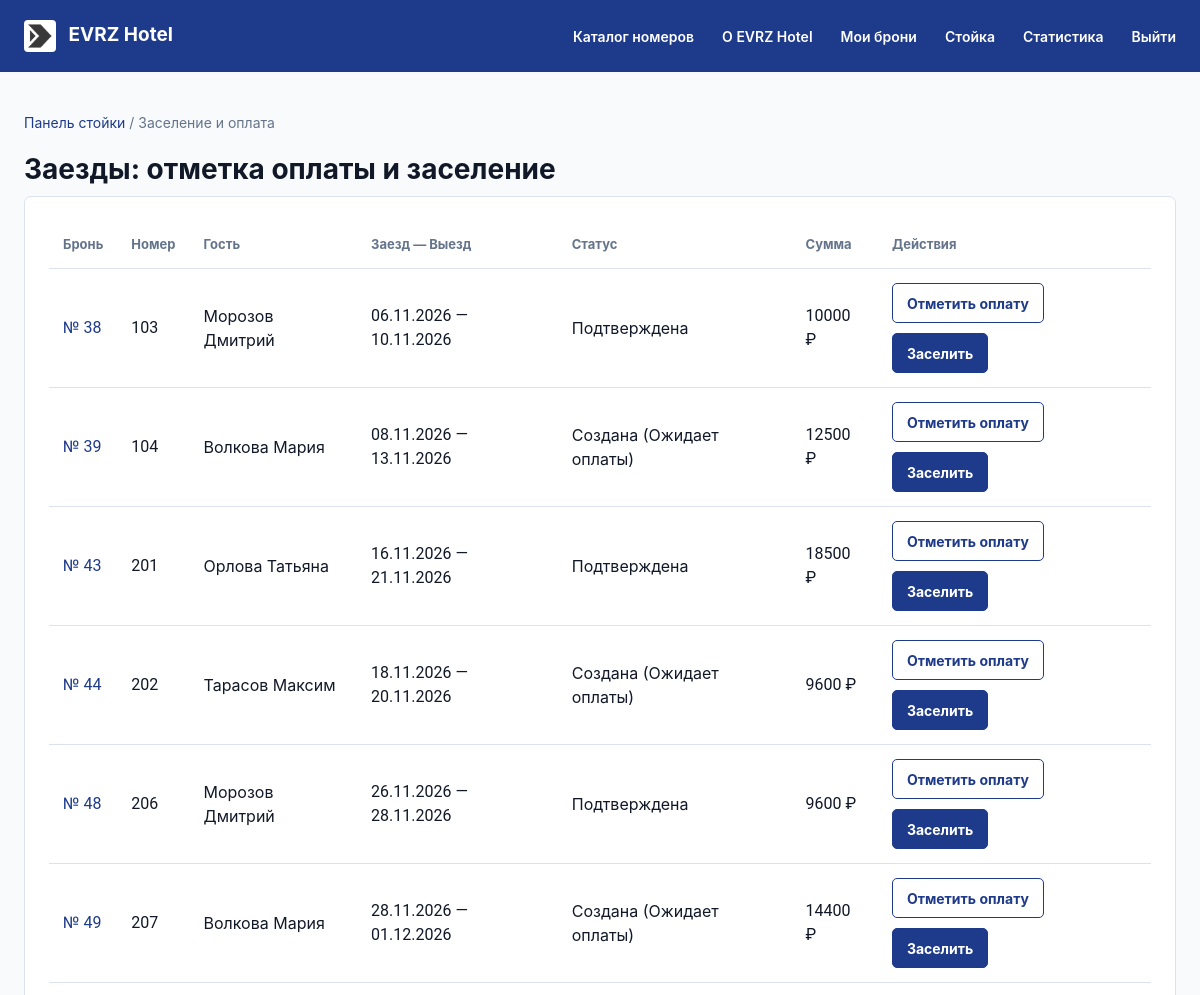
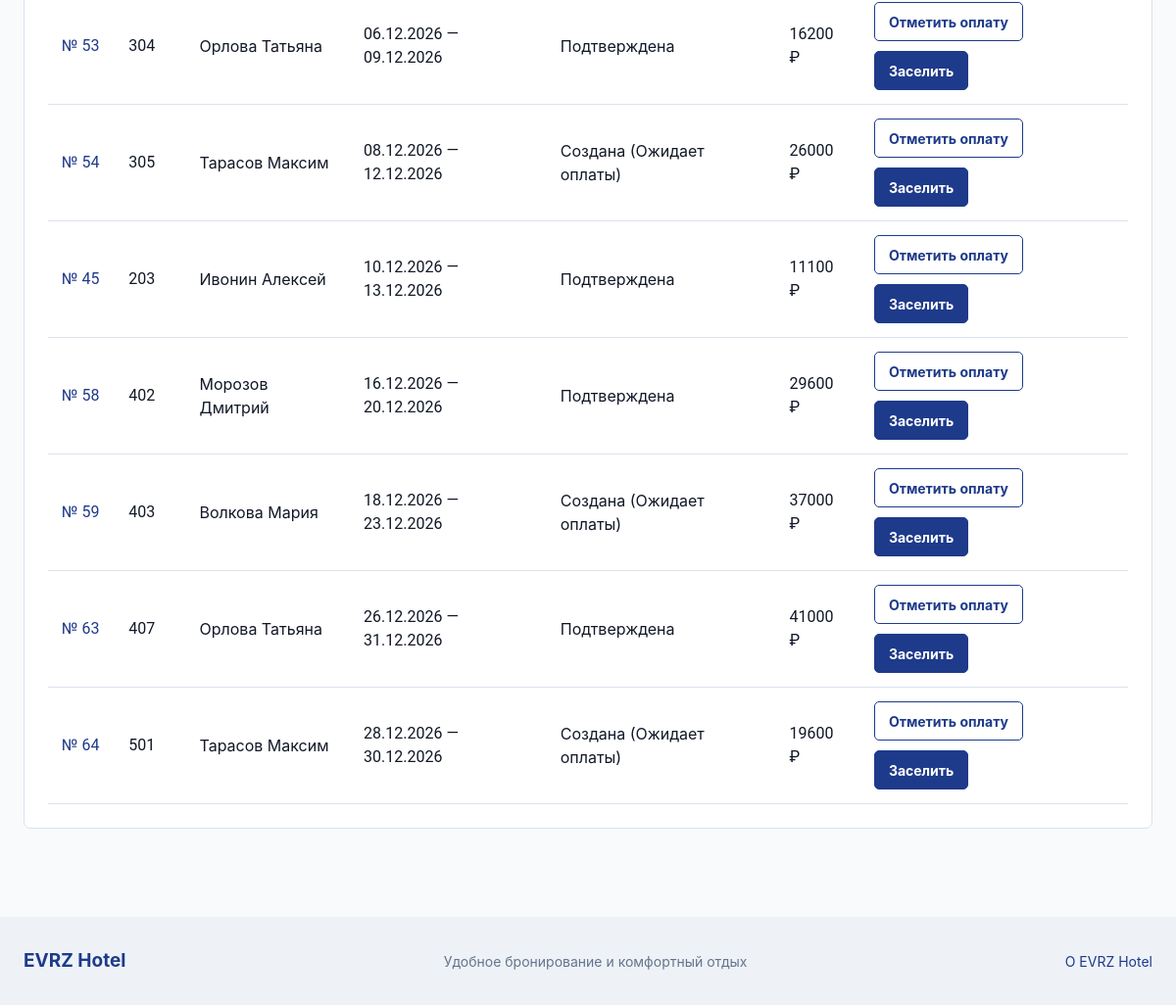
Before: /staff/checkin/ (signed in) with the older database file (2 pictures, top to bottom).
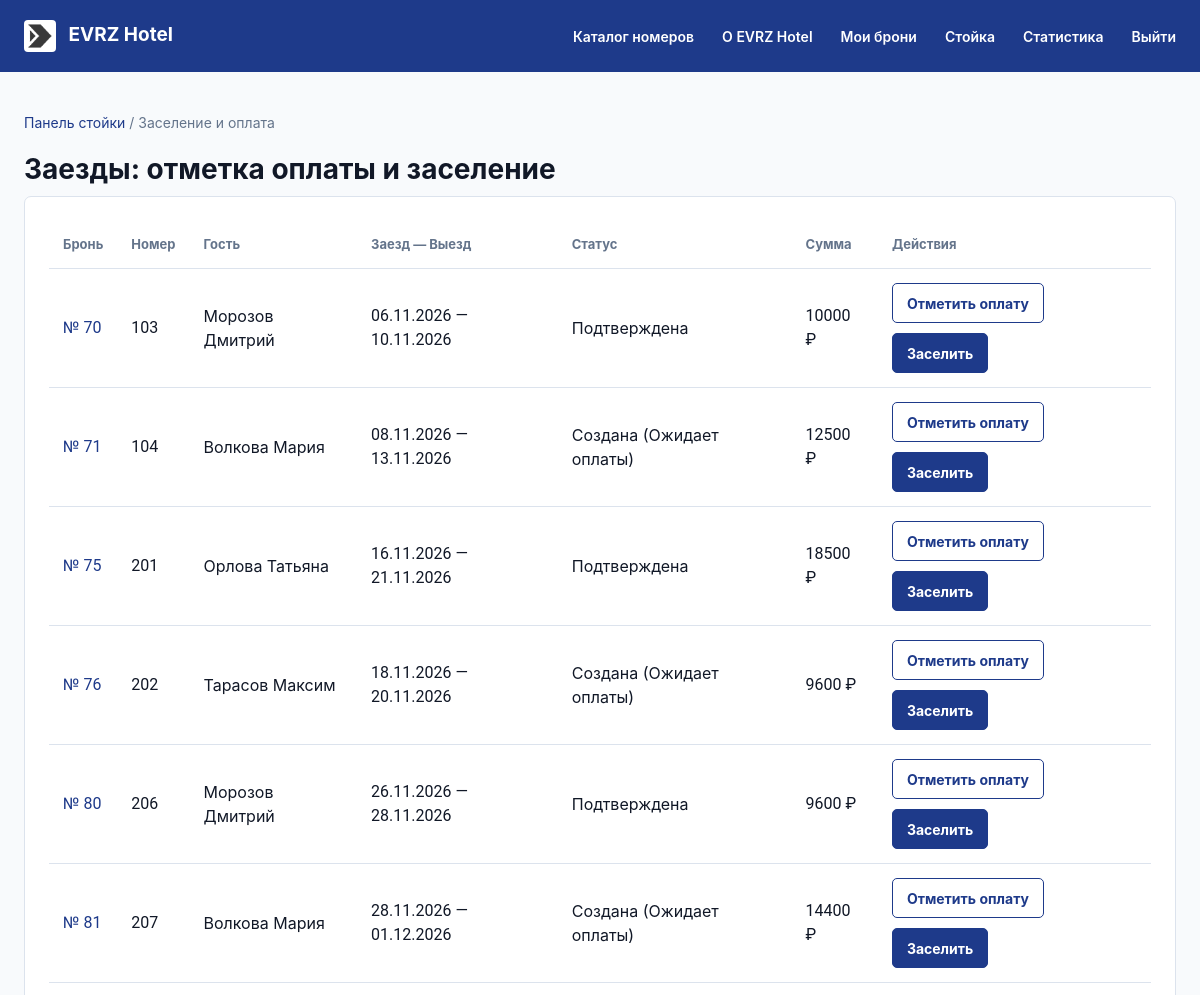
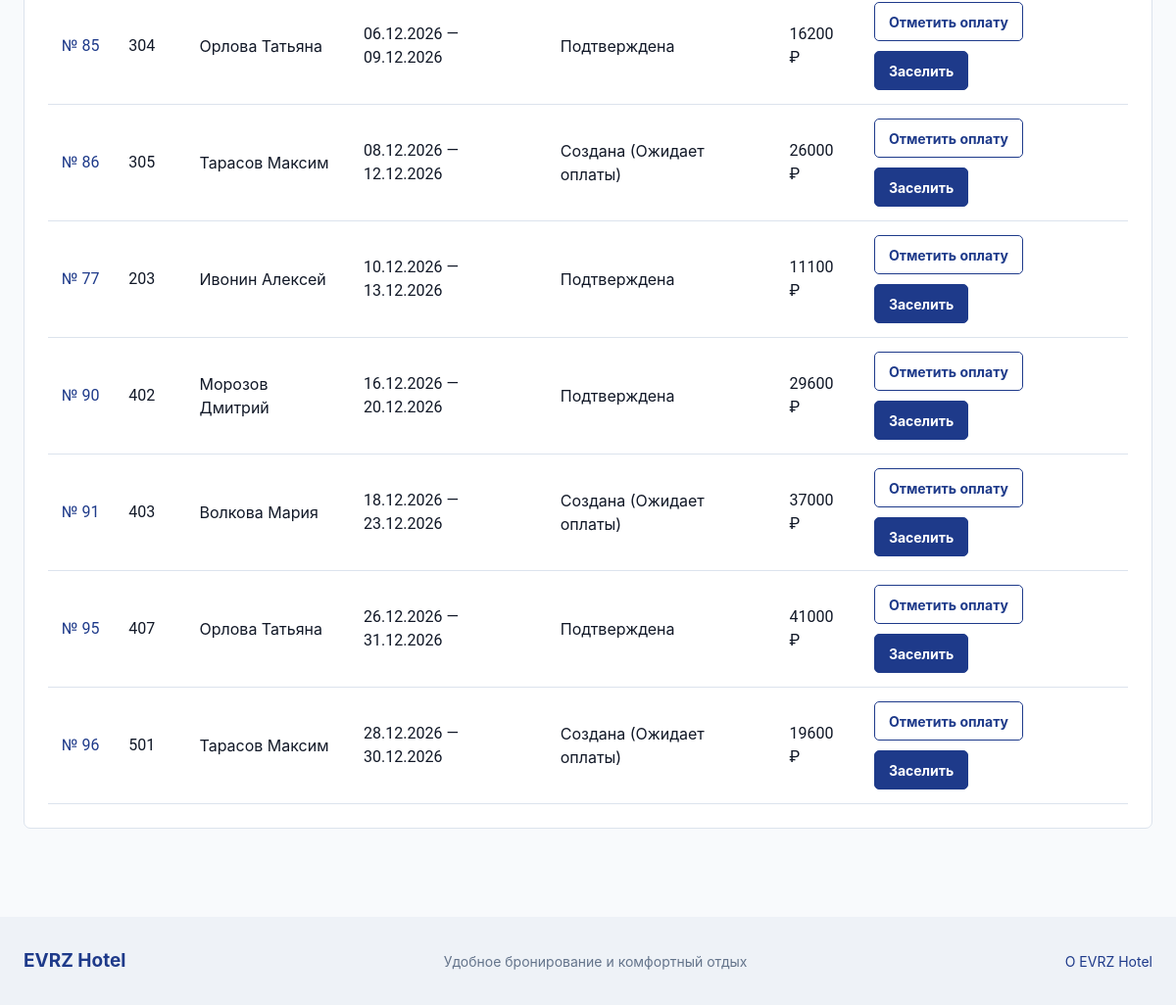
After: the same page with the newer database file (2 pictures, top to bottom).
### hotel/models.py (models this page shows, shortened)
class Booking(models.Model):
    contact_name = models.CharField(max_length=150, blank=True, verbose_name="Имя контактного лица")
    contact_phone = models.CharField(max_length=20, blank=True, verbose_name="Контактный телефон")
    contact_email = models.EmailField(blank=True, verbose_name="Электронная почта")
    STATUS_CHOICES = [
        ("new", "Создана (Ожидает оплаты)"),
        ("confirmed", "Подтверждена"),
        ("checked_in", "Заселен"),
        ("checked_out", "Выехал (Завершена)"),
        ("cancelled", "Отменена"),
    ]
    user = models.ForeignKey(User, on_delete=models.CASCADE, related_name='bookings', verbose_name='Клиент')
    room = models.ForeignKey(Room, on_delete=models.PROTECT, related_name='bookings', verbose_name='Номер')
    check_in_date = models.DateField(verbose_name='Дата заезда')
    check_out_date = models.DateField(verbose_name='Дата выезда')
    nights_count = models.PositiveSmallIntegerField(
        default=1,
        validators=[MinValueValidator(1)],
        verbose_name="Количество ночей"
    )
    total_price = models.DecimalField(
        max_digits=10,
        decimal_places=2,
        validators=[MinValueValidator(0)],
        verbose_name="Итоговая стоимость (руб.)"
    )
    status = models.CharField(max_length=20, choices=STATUS_CHOICES, default='new', verbose_name='Статус бронирования')
    comment = models.TextField(blank=True, verbose_name='Пожелания клиента')
    created_at = models.DateTimeField(auto_now_add=True, verbose_name='Дата и время создания')
    class Meta:
        verbose_name = "Бронирование"
        verbose_name_plural = "Бронирования"
        ordering = ["-created_at"]
        constraints = [
            models.CheckConstraint(
                check=Q(check_out_date__gt=F("check_in_date")),
                name="booking_check_out_after_check_in"
            ),
            models.CheckConstraint(check=Q(nights_count__gte=1), name='booking_nights_min_1'),
        ]

class Room(models.Model):
    room_number = models.CharField(max_length=10, unique=True, verbose_name='Номер комнаты')
    room_type = models.ForeignKey(RoomType, on_delete=models.PROTECT, related_name='rooms', verbose_name='Тип номера')
    floor = models.PositiveSmallIntegerField(
        default=1,
        validators=[MinValueValidator(1), MaxValueValidator(30)],
        verbose_name="Этаж"
    )
    amenities = models.ManyToManyField(
        Amenity,
        through="RoomAmenity",
        related_name="rooms",
        blank=True,
        verbose_name="Удобства в номере"
    )
    image = models.ImageField(upload_to='rooms_photos/', blank=True, null=True, verbose_name='Фотография номера')
    is_active = models.BooleanField(default=True, verbose_name='Доступен для бронирования')
    description = models.TextField(blank=True, verbose_name='Особенности номера')
    class Meta:
        verbose_name = "Номер"
        verbose_name_plural = "Номера"
        ordering = ["floor", "room_number"]
        constraints = [
            models.CheckConstraint(check=Q(floor__gte=1), name='room_floor_min_1'),
        ]

### hotel/views.py (the view, shortened to what this page needs)
# urls.py: path('staff/checkin/', views.staff_checkin, name='staff_checkin'),
@reception_required
def staff_checkin(request):
    arrivals = Booking.objects.filter(
        status__in=('new', 'confirmed')
    ).select_related('room__room_type', 'user').prefetch_related('payments').order_by('check_in_date')
    return TemplateResponse(request, 'staff_checkin.html', {'arrivals': arrivals})

### hotel/views.py (called while the page is built, shortened)
def reception_required(view_func):
    @wraps(view_func)
    @login_required
    def _wrapped(request, *args, **kwargs):
        return view_func(request, *args, **kwargs)
    return _wrapped

### hotel/templates/staff_checkin.html (shortened to what this page needs)
{% extends 'base.html' %}
{% block content %}
  <p class="breadcrumbs"><a href="{% url 'staff_bookings' %}">Панель стойки</a> / Заселение и оплата</p>
  <h1>Заезды: отметка оплаты и заселение</h1>
  <div class="panel table-wrap">
    <table>
      <thead>
        <tr>
          <th>Бронь</th>
          <th>Номер</th>
          <th>Гость</th>
          <th>Заезд — Выезд</th>
          <th>Статус</th>
          <th>Сумма</th>
          <th>Действия</th>
        </tr>
      </thead>
      <tbody>
        {% for b in arrivals %}
          <tr>
            <td class="num"><a href="{% url 'voucher' b.pk %}">№ {{ b.pk }}</a></td>
            <td class="num">{{ b.room.room_number }}</td>
            <td>{{ b.contact_name|default:b.user.username }}</td>
            <td class="num">{{ b.check_in_date|date:'d.m.Y' }} — {{ b.check_out_date|date:'d.m.Y' }}</td>
            <td>{{ b.get_status_display }}</td>
            <td class="num">{{ b.total_price|floatformat:0 }} ₽</td>
            <td>
              <div class="row-actions">
                <form class="inline-form" method="post" action="{% url 'staff_checkin' %}">
                  <button class="small secondary" type="submit">Отметить оплату</button>
                </form>
                <form class="inline-form" method="post" action="{% url 'staff_checkin' %}">
                  <button class="small" type="submit">Заселить</button>
                </form>
              </div>
            </td>
          </tr>
        {% empty %}
          <tr><td colspan="7">Ожидающих заселения броней нет.</td></tr>
        {% endfor %}
      </tbody>
    </table>
  </div>
{% endblock %}

Changed rows visible on the page:
removed Booking: pk "38", room.room_number "103", contact_name "Морозов Дмитрий", check_in_date "06.11.2026", check_out_date "10.11.2026", status "Подтверждена", total_price "10000"
removed Booking: pk "39", room.room_number "104", contact_name "Волкова Мария", check_in_date "08.11.2026", check_out_date "13.11.2026", status "Создана (Ожидает оплаты)", total_price "12500"
removed Booking: pk "43", room.room_number "201", contact_name "Орлова Татьяна", check_in_date "16.11.2026", check_out_date "21.11.2026", status "Подтверждена", total_price "18500"
removed Booking: pk "44", room.room_number "202", contact_name "Тарасов Максим", check_in_date "18.11.2026", check_out_date "20.11.2026", status "Создана (Ожидает оплаты)", total_price "9600"
removed Booking: pk "48", room.room_number "206", contact_name "Морозов Дмитрий", check_in_date "26.11.2026", check_out_date "28.11.2026", status "Подтверждена", total_price "9600"
removed Booking: pk "49", room.room_number "207", contact_name "Волкова Мария", check_in_date "28.11.2026", check_out_date "01.12.2026", status "Создана (Ожидает оплаты)", total_price "14400"
removed Booking: pk "53", room.room_number "304", contact_name "Орлова Татьяна", check_in_date "06.12.2026", check_out_date "09.12.2026", status "Подтверждена", total_price "16200"
removed Booking: pk "54", room.room_number "305", contact_name "Тарасов Максим", check_in_date "08.12.2026", check_out_date "12.12.2026", status "Создана (Ожидает оплаты)", total_price "26000"
removed Booking: pk "45", room.room_number "203", contact_name "Ивонин Алексей", check_in_date "10.12.2026", check_out_date "13.12.2026", status "Подтверждена", total_price "11100"
removed Booking: pk "58", room.room_number "402", contact_name "Морозов Дмитрий", check_in_date "16.12.2026", check_out_date "20.12.2026", status "Подтверждена", total_price "29600"
removed Booking: pk "59", room.room_number "403", contact_name "Волкова Мария", check_in_date "18.12.2026", check_out_date "23.12.2026", status "Создана (Ожидает оплаты)", total_price "37000"
removed Booking: pk "63", room.room_number "407", contact_name "Орлова Татьяна", check_in_date "26.12.2026", check_out_date "31.12.2026", status "Подтверждена", total_price "41000"
removed Booking: pk "64", room.room_number "501", contact_name "Тарасов Максим", check_in_date "28.12.2026", check_out_date "30.12.2026", status "Создана (Ожидает оплаты)", total_price "19600"
added Booking: pk "70", room.room_number "103", contact_name "Морозов Дмитрий", check_in_date "06.11.2026", check_out_date "10.11.2026", status "Подтверждена", total_price "10000"
added Booking: pk "71", room.room_number "104", contact_name "Волкова Мария", check_in_date "08.11.2026", check_out_date "13.11.2026", status "Создана (Ожидает оплаты)", total_price "12500"
added Booking: pk "75", room.room_number "201", contact_name "Орлова Татьяна", check_in_date "16.11.2026", check_out_date "21.11.2026", status "Подтверждена", total_price "18500"
added Booking: pk "76", room.room_number "202", contact_name "Тарасов Максим", check_in_date "18.11.2026", check_out_date "20.11.2026", status "Создана (Ожидает оплаты)", total_price "9600"
added Booking: pk "80", room.room_number "206", contact_name "Морозов Дмитрий", check_in_date "26.11.2026", check_out_date "28.11.2026", status "Подтверждена", total_price "9600"
added Booking: pk "81", room.room_number "207", contact_name "Волкова Мария", check_in_date "28.11.2026", check_out_date "01.12.2026", status "Создана (Ожидает оплаты)", total_price "14400"
added Booking: pk "85", room.room_number "304", contact_name "Орлова Татьяна", check_in_date "06.12.2026", check_out_date "09.12.2026", status "Подтверждена", total_price "16200"
added Booking: pk "86", room.room_number "305", contact_name "Тарасов Максим", check_in_date "08.12.2026", check_out_date "12.12.2026", status "Создана (Ожидает оплаты)", total_price "26000"
added Booking: pk "77", room.room_number "203", contact_name "Ивонин Алексей", check_in_date "10.12.2026", check_out_date "13.12.2026", status "Подтверждена", total_price "11100"
added Booking: pk "90", room.room_number "402", contact_name "Морозов Дмитрий", check_in_date "16.12.2026", check_out_date "20.12.2026", status "Подтверждена", total_price "29600"
added Booking: pk "91", room.room_number "403", contact_name "Волкова Мария", check_in_date "18.12.2026", check_out_date "23.12.2026", status "Создана (Ожидает оплаты)", total_price "37000"
added Booking: pk "95", room.room_number "407", contact_name "Орлова Татьяна", check_in_date "26.12.2026", check_out_date "31.12.2026", status "Подтверждена", total_price "41000"
added Booking: pk "96", room.room_number "501", contact_name "Тарасов Максим", check_in_date "28.12.2026", check_out_date "30.12.2026", status "Создана (Ожидает оплаты)", total_price "19600"
